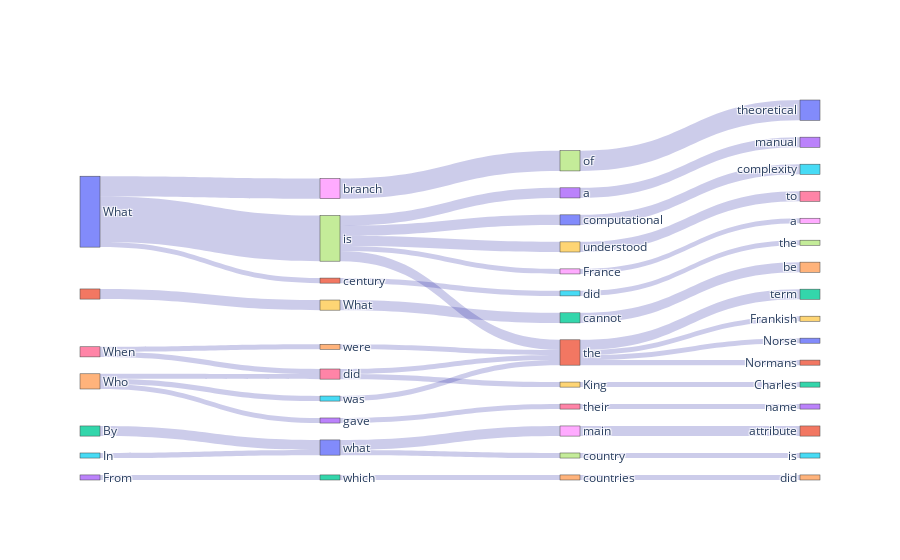

Write notebook code for a chart like this one.
### Code cell
plot_sentence_sankey(questions3, level=4)

### Figure 1 — Plotly figure (JSON) as saved in the notebook; plotly's stock layout.template omitted (floating-point values rounded to 4 significant figures)
{"data": [{"link": {"color": "rgba(0,0,150,0.2)", "label": ["36.0 %", "16.0 %", "8.0 %", "8.0 %", "4.0 %", "4.0 %", "4.0 %", "4.0 %", "4.0 %", "4.0 %", "4.0 %", "4.0 %", "16.0 %", "8.0 %", "8.0 %", "8.0 %", "8.0 %", "8.0 %", "8.0 %", "4.0 %", "4.0 %", "4.0 %", "4.0 %", "4.0 %", "4.0 %", "4.0 %", "4.0 %", "4.0 %", "16.0 %", "8.0 %", "8.0 %", "8.0 %", "8.0 %", "8.0 %", "8.0 %", "4.0 %", "4.0 %", "4.0 %", "4.0 %", "4.0 %", "4.0 %", "4.0 %", "4.0 %", "4.0 %"], "source": [0, 0, 1, 2, 0, 3, 4, 5, 6, 4, 6, 4, 8, 10, 7, 7, 7, 9, 7, 16, 12, 15, 11, 13, 10, 14, 7, 16, 17, 18, 21, 23, 22, 20, 19, 25, 28, 21, 21, 21, 29, 26, 24, 27], "target": [7, 8, 9, 10, 11, 12, 13, 10, 14, 15, 16, 16, 17, 18, 19, 20, 21, 22, 23, 21, 24, 21, 25, 26, 27, 21, 28, 29, 30, 31, 32, 33, 34, 35, 36, 37, 38, 39, 40, 41, 42, 43, 44, 45], "value": [9, 4, 2, 2, 1, 1, 1, 1, 1, 1, 1, 1, 4, 2, 2, 2, 2, 2, 2, 1, 1, 1, 1, 1, 1, 1, 1, 1, 4, 2, 2, 2, 2, 2, 2, 1, 1, 1, 1, 1, 1, 1, 1, 1]}, "node": {"label": ["What", "", "By", "From", "Who", "In", "When", "is", "branch", "What", "what", "century", "which", "gave", "were", "was", "did", "of", "main", "understood", "computational", "the", "cannot", "a", "countries", "did", "their", "country", "France", "King", "theoretical", "attribute", "term", "manual", "be", "complexity", "to", "the", "a", "Frankish", "Norse", "Normans", "Charles", "name", "did", "is"]}, "type": "sankey"}], "layout": {"autosize": true}}
